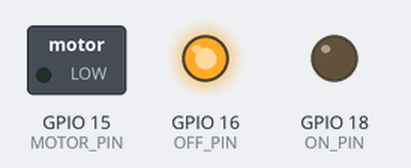
Simulated run of this program. Board: ESP32-S3. Parts: switched loads named in the program (green lamp = pin HIGH), output pins drawn as LEDs (lit = HIGH). What the program prints to the serial monitor is not drawn.

Above: at 5.0 s.
Timing chart, 0 to 13.0 s (numbered marks = the images above):
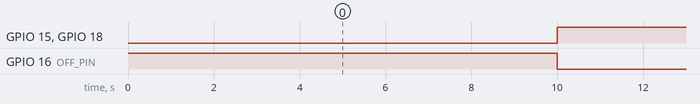

The program:

main.cpp
```cpp
#include <Arduino.h>
#include <esp_task_wdt.h>

constexpr uint8_t MOTOR_PIN = 15;
constexpr uint8_t OFF_PIN = 16;
constexpr uint8_t ON_PIN = 18;

constexpr uint32_t MOTOR_WAIT_TIME = 10000;
constexpr uint32_t MOTOR_WORK_TIME = 5000;

volatile bool motorState = false;
volatile bool stateChanged = false;

hw_timer_t *timerWait = NULL;
hw_timer_t *timerWork = NULL;

void IRAM_ATTR onTimerAfterWait() {
  // Safe check to avoid starting the motor and reset timer if it's already running
  if (motorState) {
    return;
  }

  motorState = true;
  stateChanged = true;

  digitalWrite(MOTOR_PIN, HIGH);

  timerWrite(timerWork, 0);
  timerAlarmEnable(timerWork);
}

void IRAM_ATTR timerAfterWork() {
  motorState = false;
  stateChanged = true;

  digitalWrite(MOTOR_PIN, LOW);
}

uint32_t getRemainingTime(hw_timer_t *timer) {
  if (timer == nullptr) {
    return 0;
  }
  double seconds = timerReadSeconds(timer);

  if (timer == timerWait) {
    return MOTOR_WAIT_TIME / 1000 - seconds;
  } else if (timer == timerWork) {
    return MOTOR_WORK_TIME / 1000 - seconds;
  }
  return 0;
}

void setup() {
  Serial.begin(115200);
  pinMode(MOTOR_PIN, OUTPUT);
  pinMode(OFF_PIN, OUTPUT);
  pinMode(ON_PIN, OUTPUT);

  digitalWrite(OFF_PIN, HIGH);

  timerWait = timerBegin(0, 80, true);
  timerWork = timerBegin(1, 80, true);

  timerAttachInterrupt(timerWait, &onTimerAfterWait, true);
  timerAttachInterrupt(timerWork, &timerAfterWork, true);
  timerAlarmWrite(timerWait, MOTOR_WAIT_TIME * 1000, true);
  timerAlarmWrite(timerWork, MOTOR_WORK_TIME * 1000, false);

  timerAlarmEnable(timerWait);

  esp_task_wdt_add(NULL);

}

void loop() {
  esp_task_wdt_reset();

  static unsigned long lastPrintTime = 0;
  unsigned long currentTime = millis();

  if (currentTime - lastPrintTime >= 1000) {
    uint32_t remaining = 0;

    if (!motorState) {
      remaining = getRemainingTime(timerWait);

      Serial.print("Motor is OFF. Time until start: ");
      Serial.print(remaining);
      Serial.println(" seconds");
    } else {
      remaining = getRemainingTime(timerWork);

      Serial.print("Motor is ON. Time until stop: ");
      Serial.print(remaining);
      Serial.println(" seconds");
    }
    lastPrintTime = currentTime;
  }

  if (stateChanged) {
    stateChanged = false;

    if (motorState) {
      digitalWrite(ON_PIN, HIGH);
      digitalWrite(OFF_PIN, LOW);
      Serial.println("Motor is ON");
    } else {
      digitalWrite(ON_PIN, LOW);
      digitalWrite(OFF_PIN, HIGH);
      Serial.println("Motor is OFF");
    }
  }
}
```

Measured:
- by itself, GPIO 15 (MOTOR_PIN), GPIO 16 (OFF_PIN), GPIO 18 (ON_PIN): alternates HIGH for 5.0 s and LOW for 5.0 s
